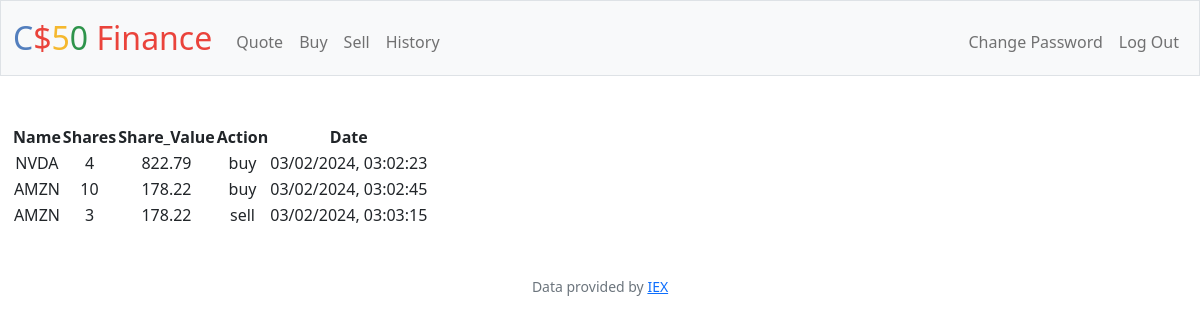
The app's page /history (signed in) with its own data.
### tables this page shows
CREATE TABLE actions (id INTEGER PRIMARY KEY AUTOINCREMENT NOT NULL, username TEXT NOT NULL, stockname TEXT NOT NULL, shares NUMERIC NOT NULL, price TEXT NOT NULL, action TEXT NOT NULL, date TEXT NOT NULL);

### app.py (the view)
@app.route("/history")
@login_required
def history():
    user = db.execute("SELECT * FROM users WHERE id = ?", session["user_id"])
    actions = db.execute("SELECT * FROM actions WHERE username = ?", user[0]["username"])
    return render_template("history.html", actions=actions)

### app.py (called while the page is built)
@app.after_request
def after_request(response):
    response.headers["Cache-Control"] = "no-cache, no-store, must-revalidate"
    response.headers["Expires"] = 0
    response.headers["Pragma"] = "no-cache"
    return response

### helpers.py (called while the page is built)
def login_required(f):
    @wraps(f)
    def decorated_function(*args, **kwargs):
        if session.get("user_id") is None:
            return redirect("/login")
        return f(*args, **kwargs)
    return decorated_function

### templates/history.html (shortened to what this page needs)
{% extends "layout.html" %}
{% block main %}
    <table>
        <thead>
            <tr>
                <th>Name</th>
                <th>Shares</th>
                <th>Share_Value</th>
                <th>Action</th>
                <th>Date</th>
            </tr>
        </thead>
        <tbody>
            {% for action in actions %}
                <tr>
                    <td>{{ action.stockname }}</td>
                    <td>{{ action.shares }}</td>
                    <td>{{ action.price }}</td>
                    <td>{{ action.action }}</td>
                    <td>{{ action.date }}</td>
                </tr>
            {% endfor %}
        </tbody>
    </table>
{% endblock %}

### records on screen
actions: stockname "NVDA", shares "4", price "822.79", action "buy", date "03/02/2024, 03:02:23"
actions: stockname "AMZN", shares "10", price "178.22", action "buy", date "03/02/2024, 03:02:45"
actions: stockname "AMZN", shares "3", price "178.22", action "sell", date "03/02/2024, 03:03:15"
